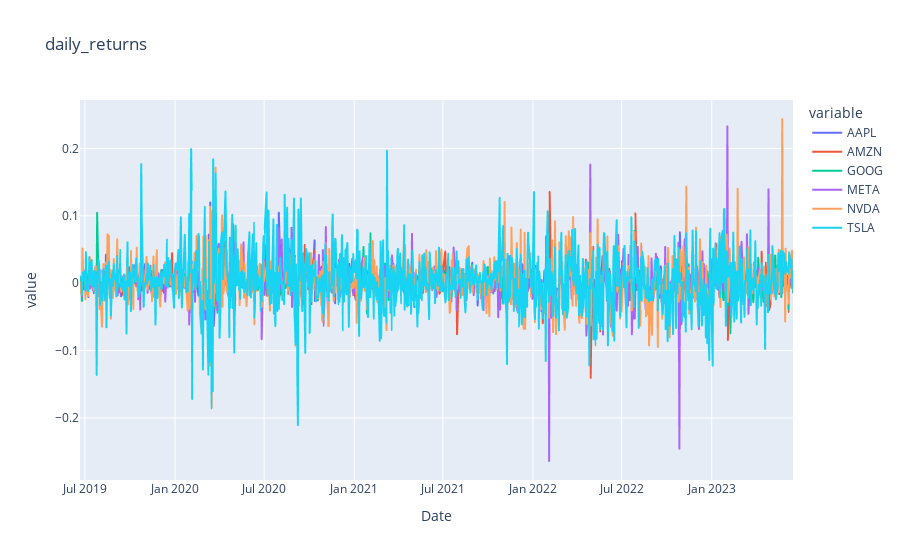

Source (notebook cell):
### Code cell
fig=px.line(daily_returns, title='daily_returns')
fig.show()

### Figure 1 — Plotly figure (JSON) as saved in the notebook; plotly's stock layout.template omitted (floating-point values rounded to 4 significant figures; data arrays with more than 128 entries replaced by an {"elided": "..."} marker saying what was removed)
{"data": [{"hovertemplate": "variable=AAPL<br>Date=%{x}<br>value=%{y}<extra></extra>", "legendgroup": "AAPL", "line": {"color": "#636efa", "dash": "solid"}, "marker": {"symbol": "circle"}, "mode": "lines", "name": "AAPL", "showlegend": true, "type": "scattergl", "x": {"elided": "1005 str values"}, "xaxis": "x", "y": {"elided": "1005 float values"}, "yaxis": "y"}, {"hovertemplate": "variable=AMZN<br>Date=%{x}<br>value=%{y}<extra></extra>", "legendgroup": "AMZN", "line": {"color": "#EF553B", "dash": "solid"}, "marker": {"symbol": "circle"}, "mode": "lines", "name": "AMZN", "showlegend": true, "type": "scattergl", "x": {"elided": "1005 str values"}, "xaxis": "x", "y": {"elided": "1005 float values"}, "yaxis": "y"}, {"hovertemplate": "variable=GOOG<br>Date=%{x}<br>value=%{y}<extra></extra>", "legendgroup": "GOOG", "line": {"color": "#00cc96", "dash": "solid"}, "marker": {"symbol": "circle"}, "mode": "lines", "name": "GOOG", "showlegend": true, "type": "scattergl", "x": {"elided": "1005 str values"}, "xaxis": "x", "y": {"elided": "1005 float values"}, "yaxis": "y"}, {"hovertemplate": "variable=META<br>Date=%{x}<br>value=%{y}<extra></extra>", "legendgroup": "META", "line": {"color": "#ab63fa", "dash": "solid"}, "marker": {"symbol": "circle"}, "mode": "lines", "name": "META", "showlegend": true, "type": "scattergl", "x": {"elided": "1005 str values"}, "xaxis": "x", "y": {"elided": "1005 float values"}, "yaxis": "y"}, {"hovertemplate": "variable=NVDA<br>Date=%{x}<br>value=%{y}<extra></extra>", "legendgroup": "NVDA", "line": {"color": "#FFA15A", "dash": "solid"}, "marker": {"symbol": "circle"}, "mode": "lines", "name": "NVDA", "showlegend": true, "type": "scattergl", "x": {"elided": "1005 str values"}, "xaxis": "x", "y": {"elided": "1005 float values"}, "yaxis": "y"}, {"hovertemplate": "variable=TSLA<br>Date=%{x}<br>value=%{y}<extra></extra>", "legendgroup": "TSLA", "line": {"color": "#19d3f3", "dash": "solid"}, "marker": {"symbol": "circle"}, "mode": "lines", "name": "TSLA", "showlegend": true, "type": "scattergl", "x": {"elided": "1005 str values"}, "xaxis": "x", "y": {"elided": "1005 float values"}, "yaxis": "y"}], "layout": {"legend": {"title": {"text": "variable"}, "tracegroupgap": 0}, "title": {"text": "daily_returns"}, "xaxis": {"anchor": "y", "domain": [0, 1], "title": {"text": "Date"}}, "yaxis": {"anchor": "x", "domain": [0, 1], "title": {"text": "value"}}}}
